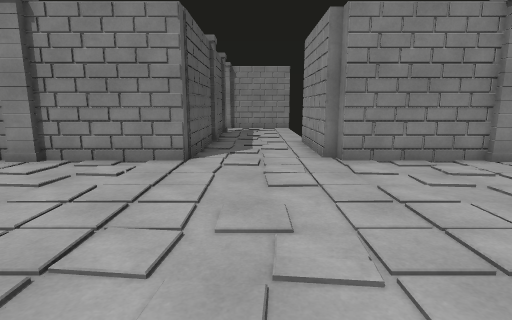
View 1 (above)

16 first-person views from a walk through a Unity game level. The camera is 1.4 m above the floor, tilts 10° down and sees 80° across. The floor is counted in squares, 1 m on a side. Each view is taken from the middle of a square. On the plan, view 1 faces up. The plan holds only what a view shows up to about 14 squares ahead; the rest is blank. The place goes on beyond the plan. The player is left out.

View 2
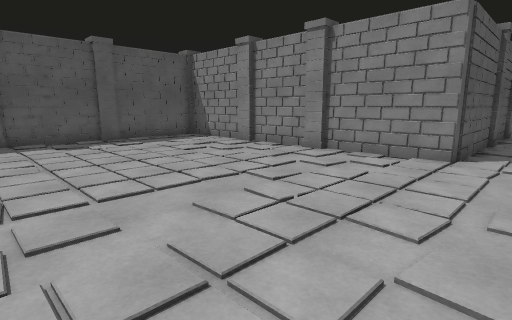

View 3
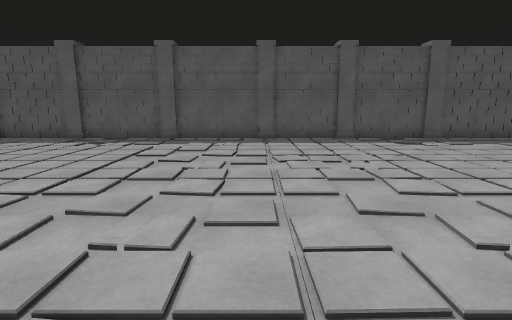

View 4
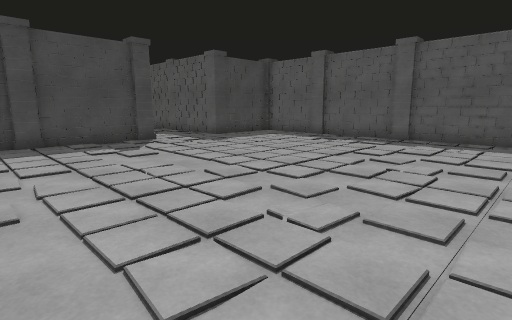

View 5
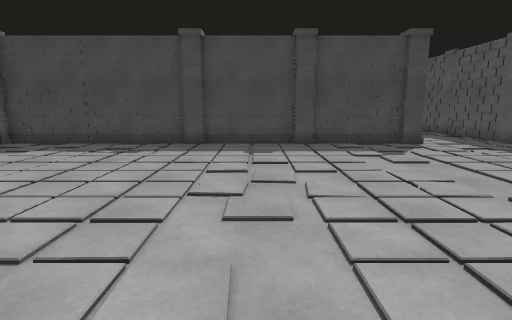

View 6
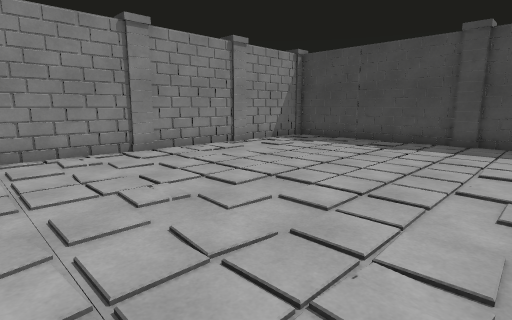

View 7
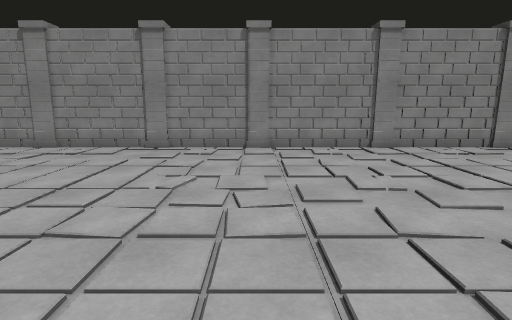

View 8
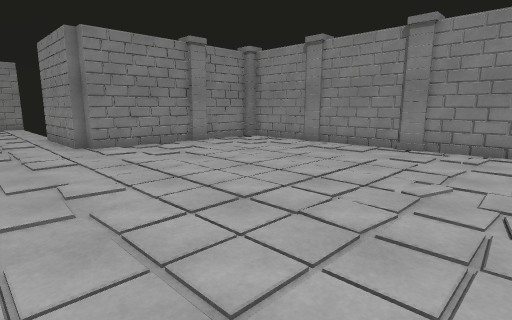

View 9
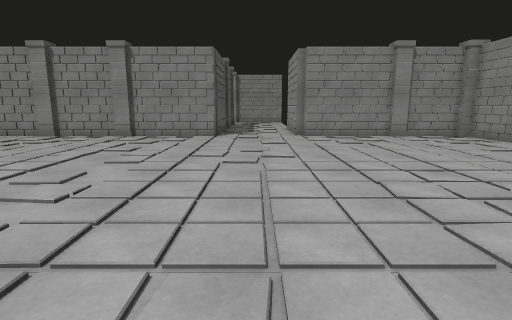

View 10
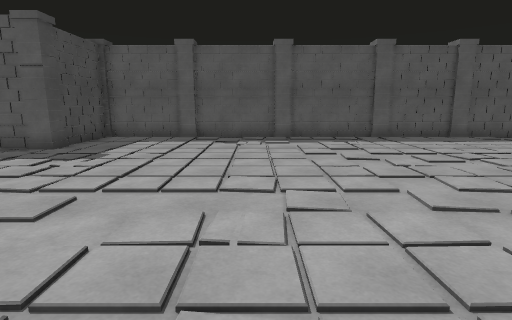

View 11
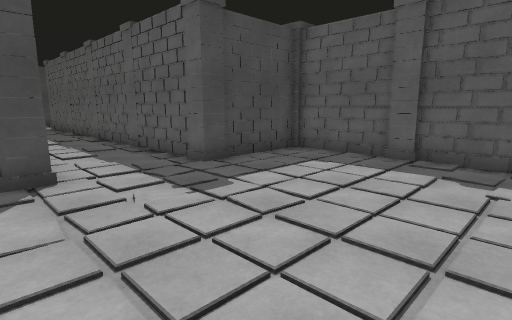

View 12
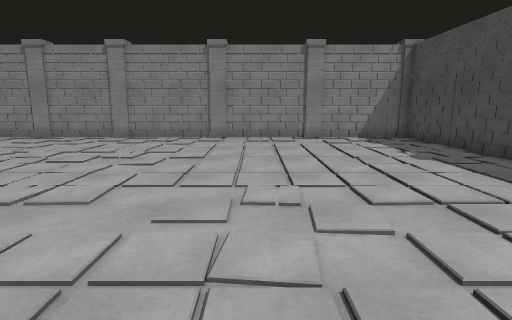

View 13
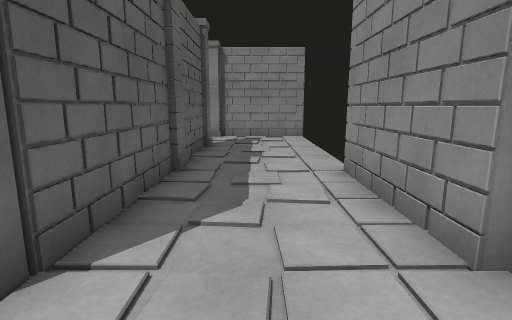

View 14
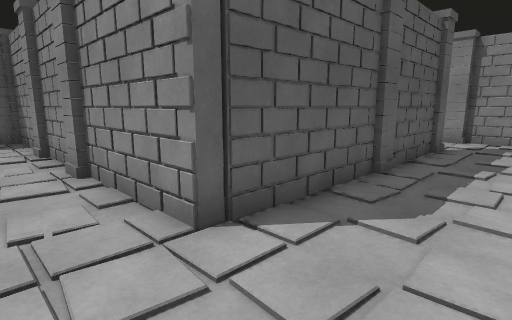

View 15
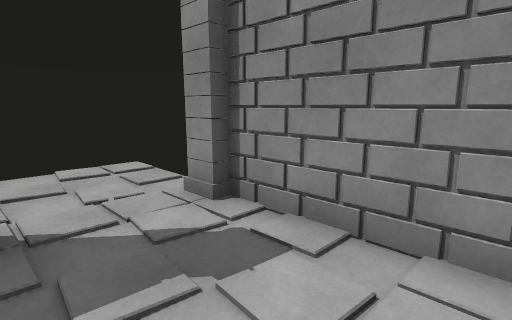

View 16
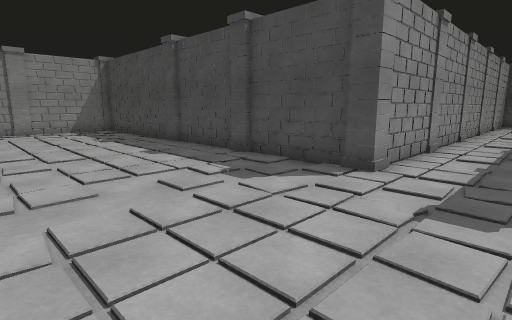

### Floor plan
Points are (right, up) in squares from view 1. A wall is a line through its corners. A room is listed if a view was taken in it or the views show most of it. See-through windows are left out.
Room 1 (views 1, 2, 3, 4, 5, 6, 7, 8, 9, 10, 11, 12, 13, 14, 15, 16)
walls: (-13.6, -8.4) (-13.6, -15.6) (-10.4, -15.6); (-5.5, -15.6) (9.5, -15.6) (9.5, 7.6); (5.5, 7.9) (2.2, 7.9) (2.2, 8.4) (1.9, 8.4) (1.9, 12.4); (-13.6, 3.5) (-13.6, -7.5); (-1.8, 12.4) (-1.8, 7.9) (-13.6, 7.9) (-13.6, 4.4); (-9.6, -16.4) (-9.6, -19.4); (9.1, 7.9) (6.8, 7.9); (-6.1, -19.4) (-6.1, -16.4); (-9.6, -19.9) (-9.6, -21.5); (-6.1, -21.5) (-6.1, -20.4); (-1.8, 16.4) (-1.8, 13.4); (2.2, 20.1) (-1.5, 20.1)
ways out: gap at (2, 20)
objects: other object (-14, -12); other object (-14, -8); other object (-14, -4); other object (-14, 0); other object (-14, 4); other object (-10, -16); other object (-9, 8); other object (-6, -20); other object (-6, -16); other object (-6, 8); other object (-2, -16); other object (-2, 13); other object (-2, 17); other object (-2, 20); other object (2, -16); other object (6, 8); other object (10, -11); other object (10, -7); other object (10, -3); other object (10, 4)

Positions as (right, up) in squares from view 1, and headings:
1: (0, 0), facing up
2: (0, -1), facing up-left
3: (0, -4), facing left
4: (0, -3), facing down-left
5: (0, -4), facing down
6: (0, -3), facing down-right
7: (-1, -3), facing right
8: (-1, -3), facing up-right
9: (0, -6), facing up
10: (0, -9), facing left
11: (-5, -9), facing down-left
12: (-4, -9), facing right
13: (0, 6), facing up
14: (1, 6), facing up-left
15: (2, 17), facing up-left
16: (-9, -9), facing down-right
